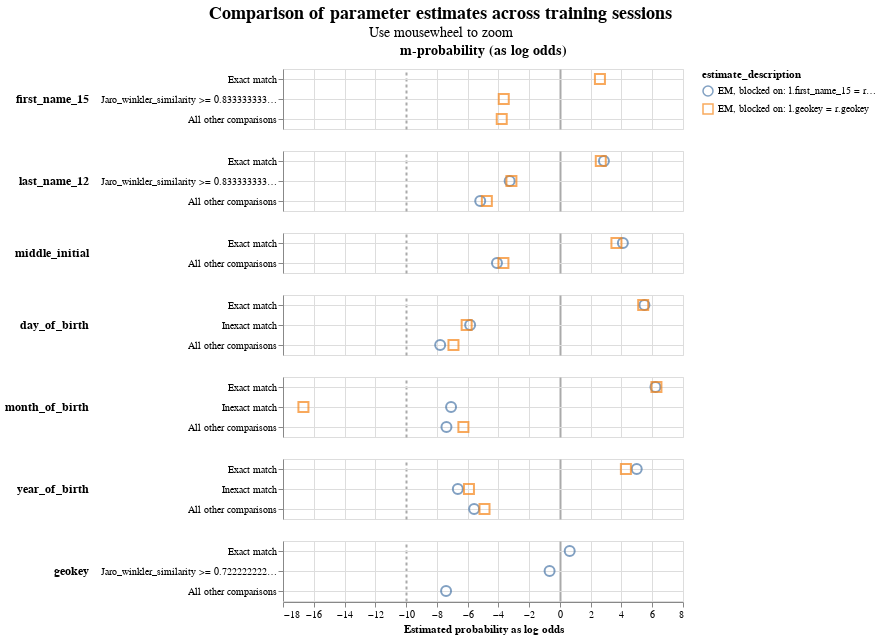

Notebook cell for this chart:
### Code cell
linker.parameter_estimate_comparisons_chart()

### Figure 1 — Vega-Lite specification as saved in the notebook (floating-point values rounded to 4 significant figures)
{"config": {"view": {"continuousWidth": 400, "continuousHeight": 300}, "title": {"anchor": "middle", "fontSize": 18, "subtitleFontSize": 14}}, "data": {"name": "data-deaa7a7d3b29ccbdadadb194956b2930"}, "mark": {"type": "point", "filled": false, "opacity": 0.7, "size": 100}, "encoding": {"color": {"field": "estimate_description", "type": "nominal"}, "column": {"align": "each", "field": "col_header", "header": {"labelFontSize": 14, "labelFontWeight": "bold"}, "title": null, "type": "nominal"}, "row": {"align": "each", "field": "comparison_name", "header": {"labelAlign": "left", "labelAnchor": "middle", "labelAngle": 0, "labelFontSize": 12, "labelFontWeight": "bold"}, "sort": {"field": "comparison_sort_order"}, "title": null, "type": "nominal"}, "shape": {"field": "estimate_description", "scale": {"range": ["circle", "square", "triangle", "diamond"]}, "type": "nominal"}, "tooltip": [{"field": "comparison_name", "type": "nominal"}, {"field": "estimate_description", "type": "nominal"}, {"field": "estimated_probability", "type": "quantitative"}], "x": {"axis": {"gridColor": {"condition": {"test": "abs(datum.value / 10)  <= 1 & datum.value % 10 === 0", "value": "#aaa"}, "value": "#ddd"}, "gridDash": {"condition": {"test": "abs(datum.value / 10) == 1", "value": [3]}, "value": null}, "gridWidth": {"condition": {"test": "abs(datum.value / 10)  <= 1 & datum.value % 10 === 0", "value": 2}, "value": 1}}, "field": "estimated_probability_as_log_odds", "title": "Estimated probability as log odds", "type": "quantitative"}, "y": {"axis": {"grid": true, "title": null}, "field": "comparison_level_label", "sort": {"field": "comparison_vector_value", "order": "descending"}, "type": "nominal"}}, "params": [{"name": "mouse_zoom", "select": {"type": "interval", "encodings": ["x"]}, "bind": "scales"}], "resolve": {"scale": {"y": "independent"}}, "title": {"text": "Comparison of parameter estimates across training sessions", "subtitle": "Use mousewheel to zoom"}, "transform": [{"calculate": "datum.m_or_u + '-probability (as log odds)'", "as": "col_header"}], "$schema": "https://vega.github.io/schema/vega-lite/v5.9.3.json", "datasets": {"data-deaa7a7d3b29ccbdadadb194956b2930": [{"m_or_u": "m", "estimated_probability": 0.8585, "estimate_description": "EM, blocked on: l.geokey = r.geokey", "estimated_probability_as_log_odds": 2.601, "sql_condition": "\"first_name_15_l\" = \"first_name_15_r\"", "comparison_level_label": "Exact match", "comparison_vector_value": 2, "comparison_name": "first_name_15", "comparison_sort_order": 0}, {"m_or_u": "m", "estimated_probability": 0.07376, "estimate_description": "EM, blocked on: l.geokey = r.geokey", "estimated_probability_as_log_odds": -3.65, "sql_condition": "jaro_winkler_similarity(\"first_name_15_l\", \"first_name_15_r\") >= 0.8333333333333334", "comparison_level_label": "Jaro_winkler_similarity >= 0.8333333333333334", "comparison_vector_value": 1, "comparison_name": "first_name_15", "comparison_sort_order": 0}, {"m_or_u": "m", "estimated_probability": 0.06778, "estimate_description": "EM, blocked on: l.geokey = r.geokey", "estimated_probability_as_log_odds": -3.782, "sql_condition": "ELSE", "comparison_level_label": "All other comparisons", "comparison_vector_value": 0, "comparison_name": "first_name_15", "comparison_sort_order": 0}, {"m_or_u": "m", "estimated_probability": 0.879, "estimate_description": "EM, blocked on: l.first_name_15 = r.first_name_15 and l.zipcode = r.zipcode", "estimated_probability_as_log_odds": 2.861, "sql_condition": "\"last_name_12_l\" = \"last_name_12_r\"", "comparison_level_label": "Exact match", "comparison_vector_value": 2, "comparison_name": "last_name_12", "comparison_sort_order": 1}, {"m_or_u": "m", "estimated_probability": 0.8631, "estimate_description": "EM, blocked on: l.geokey = r.geokey", "estimated_probability_as_log_odds": 2.656, "sql_condition": "\"last_name_12_l\" = \"last_name_12_r\"", "comparison_level_label": "Exact match", "comparison_vector_value": 2, "comparison_name": "last_name_12", "comparison_sort_order": 1}, {"m_or_u": "m", "estimated_probability": 0.09413, "estimate_description": "EM, blocked on: l.first_name_15 = r.first_name_15 and l.zipcode = r.zipcode", "estimated_probability_as_log_odds": -3.266, "sql_condition": "jaro_winkler_similarity(\"last_name_12_l\", \"last_name_12_r\") >= 0.8333333333333334", "comparison_level_label": "Jaro_winkler_similarity >= 0.8333333333333334", "comparison_vector_value": 1, "comparison_name": "last_name_12", "comparison_sort_order": 1}, {"m_or_u": "m", "estimated_probability": 0.1011, "estimate_description": "EM, blocked on: l.geokey = r.geokey", "estimated_probability_as_log_odds": -3.152, "sql_condition": "jaro_winkler_similarity(\"last_name_12_l\", \"last_name_12_r\") >= 0.8333333333333334", "comparison_level_label": "Jaro_winkler_similarity >= 0.8333333333333334", "comparison_vector_value": 1, "comparison_name": "last_name_12", "comparison_sort_order": 1}, {"m_or_u": "m", "estimated_probability": 0.02683, "estimate_description": "EM, blocked on: l.first_name_15 = r.first_name_15 and l.zipcode = r.zipcode", "estimated_probability_as_log_odds": -5.181, "sql_condition": "ELSE", "comparison_level_label": "All other comparisons", "comparison_vector_value": 0, "comparison_name": "last_name_12", "comparison_sort_order": 1}, {"m_or_u": "m", "estimated_probability": 0.03583, "estimate_description": "EM, blocked on: l.geokey = r.geokey", "estimated_probability_as_log_odds": -4.75, "sql_condition": "ELSE", "comparison_level_label": "All other comparisons", "comparison_vector_value": 0, "comparison_name": "last_name_12", "comparison_sort_order": 1}, {"m_or_u": "m", "estimated_probability": 0.9446, "estimate_description": "EM, blocked on: l.first_name_15 = r.first_name_15 and l.zipcode = r.zipcode", "estimated_probability_as_log_odds": 4.092, "sql_condition": "\"middle_initial_l\" = \"middle_initial_r\"", "comparison_level_label": "Exact match", "comparison_vector_value": 1, "comparison_name": "middle_initial", "comparison_sort_order": 2}, {"m_or_u": "m", "estimated_probability": 0.9273, "estimate_description": "EM, blocked on: l.geokey = r.geokey", "estimated_probability_as_log_odds": 3.673, "sql_condition": "\"middle_initial_l\" = \"middle_initial_r\"", "comparison_level_label": "Exact match", "comparison_vector_value": 1, "comparison_name": "middle_initial", "comparison_sort_order": 2}, {"m_or_u": "m", "estimated_probability": 0.0554, "estimate_description": "EM, blocked on: l.first_name_15 = r.first_name_15 and l.zipcode = r.zipcode", "estimated_probability_as_log_odds": -4.092, "sql_condition": "ELSE", "comparison_level_label": "All other comparisons", "comparison_vector_value": 0, "comparison_name": "middle_initial", "comparison_sort_order": 2}, {"m_or_u": "m", "estimated_probability": 0.07269, "estimate_description": "EM, blocked on: l.geokey = r.geokey", "estimated_probability_as_log_odds": -3.673, "sql_condition": "ELSE", "comparison_level_label": "All other comparisons", "comparison_vector_value": 0, "comparison_name": "middle_initial", "comparison_sort_order": 2}, {"m_or_u": "m", "estimated_probability": 0.9783, "estimate_description": "EM, blocked on: l.first_name_15 = r.first_name_15 and l.zipcode = r.zipcode", "estimated_probability_as_log_odds": 5.493, "sql_condition": "\"day_of_birth_l\" = \"day_of_birth_r\"", "comparison_level_label": "Exact match", "comparison_vector_value": 2, "comparison_name": "day_of_birth", "comparison_sort_order": 3}, {"m_or_u": "m", "estimated_probability": 0.9771, "estimate_description": "EM, blocked on: l.geokey = r.geokey", "estimated_probability_as_log_odds": 5.413, "sql_condition": "\"day_of_birth_l\" = \"day_of_birth_r\"", "comparison_level_label": "Exact match", "comparison_vector_value": 2, "comparison_name": "day_of_birth", "comparison_sort_order": 3}, {"m_or_u": "m", "estimated_probability": 0.0172, "estimate_description": "EM, blocked on: l.first_name_15 = r.first_name_15 and l.zipcode = r.zipcode", "estimated_probability_as_log_odds": -5.837, "sql_condition": "abs(day_of_birth_l - day_of_birth_r) <= 5", "comparison_level_label": "Inexact match", "comparison_vector_value": 1, "comparison_name": "day_of_birth", "comparison_sort_order": 3}, {"m_or_u": "m", "estimated_probability": 0.01474, "estimate_description": "EM, blocked on: l.geokey = r.geokey", "estimated_probability_as_log_odds": -6.063, "sql_condition": "abs(day_of_birth_l - day_of_birth_r) <= 5", "comparison_level_label": "Inexact match", "comparison_vector_value": 1, "comparison_name": "day_of_birth", "comparison_sort_order": 3}, {"m_or_u": "m", "estimated_probability": 0.004516, "estimate_description": "EM, blocked on: l.first_name_15 = r.first_name_15 and l.zipcode = r.zipcode", "estimated_probability_as_log_odds": -7.784, "sql_condition": "ELSE", "comparison_level_label": "All other comparisons", "comparison_vector_value": 0, "comparison_name": "day_of_birth", "comparison_sort_order": 3}, {"m_or_u": "m", "estimated_probability": 0.008192, "estimate_description": "EM, blocked on: l.geokey = r.geokey", "estimated_probability_as_log_odds": -6.92, "sql_condition": "ELSE", "comparison_level_label": "All other comparisons", "comparison_vector_value": 0, "comparison_name": "day_of_birth", "comparison_sort_order": 3}, {"m_or_u": "m", "estimated_probability": 0.9867, "estimate_description": "EM, blocked on: l.first_name_15 = r.first_name_15 and l.zipcode = r.zipcode", "estimated_probability_as_log_odds": 6.209, "sql_condition": "\"month_of_birth_l\" = \"month_of_birth_r\"", "comparison_level_label": "Exact match", "comparison_vector_value": 2, "comparison_name": "month_of_birth", "comparison_sort_order": 4}, {"m_or_u": "m", "estimated_probability": 0.9872, "estimate_description": "EM, blocked on: l.geokey = r.geokey", "estimated_probability_as_log_odds": 6.273, "sql_condition": "\"month_of_birth_l\" = \"month_of_birth_r\"", "comparison_level_label": "Exact match", "comparison_vector_value": 2, "comparison_name": "month_of_birth", "comparison_sort_order": 4}, {"m_or_u": "m", "estimated_probability": 0.007355, "estimate_description": "EM, blocked on: l.first_name_15 = r.first_name_15 and l.zipcode = r.zipcode", "estimated_probability_as_log_odds": -7.076, "sql_condition": "abs(month_of_birth_l - month_of_birth_r) <= 3", "comparison_level_label": "Inexact match", "comparison_vector_value": 1, "comparison_name": "month_of_birth", "comparison_sort_order": 4}, {"m_or_u": "m", "estimated_probability": 9.573e-06, "estimate_description": "EM, blocked on: l.geokey = r.geokey", "estimated_probability_as_log_odds": -16.67, "sql_condition": "abs(month_of_birth_l - month_of_birth_r) <= 3", "comparison_level_label": "Inexact match", "comparison_vector_value": 1, "comparison_name": "month_of_birth", "comparison_sort_order": 4}, {"m_or_u": "m", "estimated_probability": 0.005984, "estimate_description": "EM, blocked on: l.first_name_15 = r.first_name_15 and l.zipcode = r.zipcode", "estimated_probability_as_log_odds": -7.376, "sql_condition": "ELSE", "comparison_level_label": "All other comparisons", "comparison_vector_value": 0, "comparison_name": "month_of_birth", "comparison_sort_order": 4}, {"m_or_u": "m", "estimated_probability": 0.01275, "estimate_description": "EM, blocked on: l.geokey = r.geokey", "estimated_probability_as_log_odds": -6.274, "sql_condition": "ELSE", "comparison_level_label": "All other comparisons", "comparison_vector_value": 0, "comparison_name": "month_of_birth", "comparison_sort_order": 4}, {"m_or_u": "m", "estimated_probability": 0.9695, "estimate_description": "EM, blocked on: l.first_name_15 = r.first_name_15 and l.zipcode = r.zipcode", "estimated_probability_as_log_odds": 4.992, "sql_condition": "\"year_of_birth_l\" = \"year_of_birth_r\"", "comparison_level_label": "Exact match", "comparison_vector_value": 2, "comparison_name": "year_of_birth", "comparison_sort_order": 5}, {"m_or_u": "m", "estimated_probability": 0.9513, "estimate_description": "EM, blocked on: l.geokey = r.geokey", "estimated_probability_as_log_odds": 4.288, "sql_condition": "\"year_of_birth_l\" = \"year_of_birth_r\"", "comparison_level_label": "Exact match", "comparison_vector_value": 2, "comparison_name": "year_of_birth", "comparison_sort_order": 5}, {"m_or_u": "m", "estimated_probability": 0.009954, "estimate_description": "EM, blocked on: l.first_name_15 = r.first_name_15 and l.zipcode = r.zipcode", "estimated_probability_as_log_odds": -6.636, "sql_condition": "abs(year_of_birth_l - year_of_birth_r) <= 5", "comparison_level_label": "Inexact match", "comparison_vector_value": 1, "comparison_name": "year_of_birth", "comparison_sort_order": 5}, {"m_or_u": "m", "estimated_probability": 0.01632, "estimate_description": "EM, blocked on: l.geokey = r.geokey", "estimated_probability_as_log_odds": -5.913, "sql_condition": "abs(year_of_birth_l - year_of_birth_r) <= 5", "comparison_level_label": "Inexact match", "comparison_vector_value": 1, "comparison_name": "year_of_birth", "comparison_sort_order": 5}, {"m_or_u": "m", "estimated_probability": 0.02052, "estimate_description": "EM, blocked on: l.first_name_15 = r.first_name_15 and l.zipcode = r.zipcode", "estimated_probability_as_log_odds": -5.577, "sql_condition": "ELSE", "comparison_level_label": "All other comparisons", "comparison_vector_value": 0, "comparison_name": "year_of_birth", "comparison_sort_order": 5}, {"m_or_u": "m", "estimated_probability": 0.03237, "estimate_description": "EM, blocked on: l.geokey = r.geokey", "estimated_probability_as_log_odds": -4.901, "sql_condition": "ELSE", "comparison_level_label": "All other comparisons", "comparison_vector_value": 0, "comparison_name": "year_of_birth", "comparison_sort_order": 5}, {"m_or_u": "m", "estimated_probability": 0.6084, "estimate_description": "EM, blocked on: l.first_name_15 = r.first_name_15 and l.zipcode = r.zipcode", "estimated_probability_as_log_odds": 0.6358, "sql_condition": "\"geokey_l\" = \"geokey_r\"", "comparison_level_label": "Exact match", "comparison_vector_value": 2, "comparison_name": "geokey", "comparison_sort_order": 6}, {"m_or_u": "m", "estimated_probability": 0.3857, "estimate_description": "EM, blocked on: l.first_name_15 = r.first_name_15 and l.zipcode = r.zipcode", "estimated_probability_as_log_odds": -0.6715, "sql_condition": "jaro_winkler_similarity(\"geokey_l\", \"geokey_r\") >= 0.7222222222222222", "comparison_level_label": "Jaro_winkler_similarity >= 0.7222222222222222", "comparison_vector_value": 1, "comparison_name": "geokey", "comparison_sort_order": 6}, {"m_or_u": "m", "estimated_probability": 0.005885, "estimate_description": "EM, blocked on: l.first_name_15 = r.first_name_15 and l.zipcode = r.zipcode", "estimated_probability_as_log_odds": -7.4, "sql_condition": "ELSE", "comparison_level_label": "All other comparisons", "comparison_vector_value": 0, "comparison_name": "geokey", "comparison_sort_order": 6}]}}
